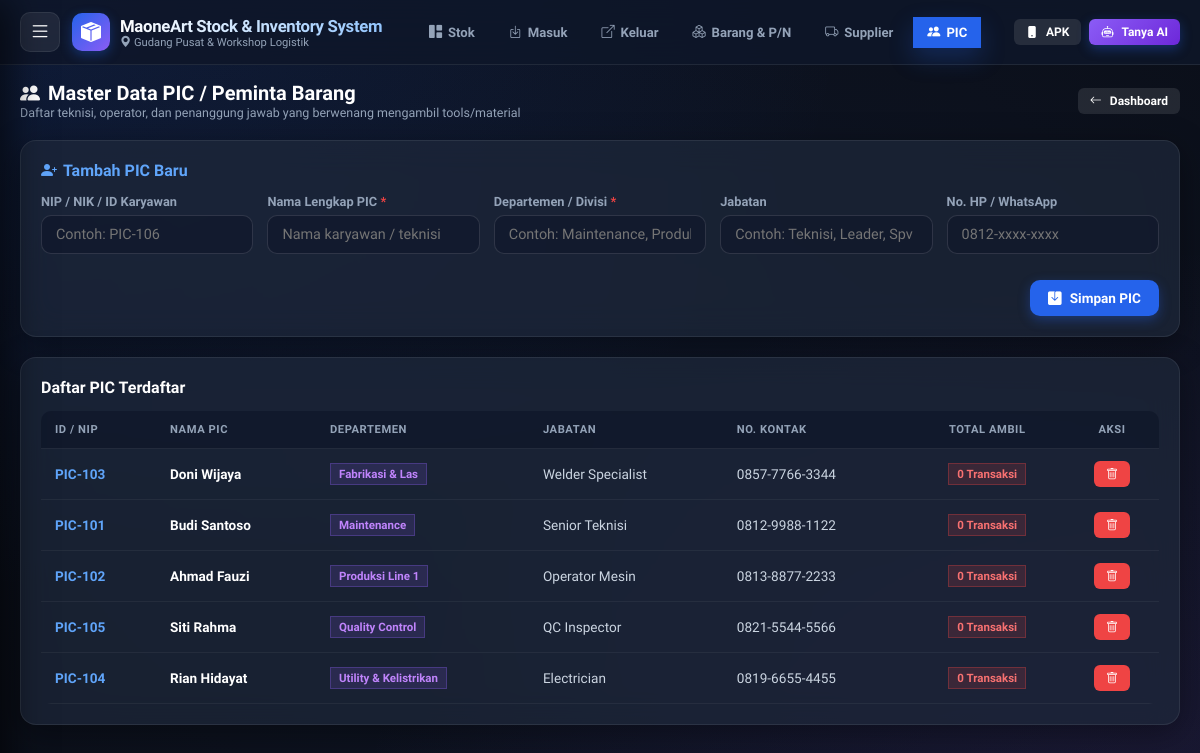
The page /pic.php on the database its author committed.
### tables this page shows
CREATE TABLE IF NOT EXISTS app_settings (
    key_name VARCHAR(100) PRIMARY KEY,
    key_value TEXT,
    updated_at TIMESTAMP DEFAULT CURRENT_TIMESTAMP ON UPDATE CURRENT_TIMESTAMP
);

CREATE TABLE IF NOT EXISTS pic (
    id INT AUTO_INCREMENT PRIMARY KEY,
    nip_nik VARCHAR(50),
    nama_pic VARCHAR(100) NOT NULL,
    departemen VARCHAR(100) NOT NULL,
    jabatan VARCHAR(100),
    no_hp VARCHAR(50),
    created_at TIMESTAMP DEFAULT CURRENT_TIMESTAMP
);

### config/database.php (called while the page is built, shortened)
<?php
$host     = '127.0.0.1';
$port     = '3306';
$dbname   = 'db_inventaris';
$username = 'root';
$password = '';
try {
    $pdo = new PDO("mysql:host=$host;port=$port;dbname=$dbname;charset=utf8mb4", $username, $password, [
        PDO::ATTR_ERRMODE => PDO::ERRMODE_EXCEPTION,
        PDO::ATTR_DEFAULT_FETCH_MODE => PDO::FETCH_ASSOC,
        PDO::ATTR_EMULATE_PREPARES => false,
    ]);
} catch (PDOException $e) {
    try {
        $pdo = new PDO("mysql:host=localhost;dbname=$dbname;charset=utf8mb4", $username, $password, [
            PDO::ATTR_ERRMODE => PDO::ERRMODE_EXCEPTION,
            PDO::ATTR_DEFAULT_FETCH_MODE => PDO::FETCH_ASSOC,
            PDO::ATTR_EMULATE_PREPARES => false,
        ]);
    } catch (PDOException $e2) {
        $db_error = $e->getMessage() . " (127.0.0.1) | " . $e2->getMessage() . " (localhost)";
    }
}
function getSetting($key, $default = '') {
    global $pdo;
    try {
        $stmt = $pdo->prepare("SELECT key_value FROM app_settings WHERE key_name = ? LIMIT 1");
        $stmt->execute([$key]);
        $val = $stmt->fetchColumn();
        return $val !== false ? $val : $default;
    } catch (Exception $e) {
        return $default;
    }
}

### pic.php (the view, shortened to what this page needs)
<?php
require_once __DIR__ . '/config/database.php';
require_once __DIR__ . '/includes/header.php';
$pics = $pdo->query("
    SELECT p.*, COUNT(tk.id) as total_pengambilan
    FROM pic p
    LEFT JOIN transaksi_keluar tk ON p.id = tk.id_pic
    GROUP BY p.id
    ORDER BY p.departemen ASC, p.nama_pic ASC
")->fetchAll();
?>
<div style="display: flex; justify-content: space-between; align-items: center; margin-bottom: 20px;">
  <div>
    <h2 style="font-size: 1.25rem; font-weight: 800; color: #ffffff; display: flex; align-items: center; gap: 8px;">
      <i class="bi bi-people-fill text-primary"></i> Master Data PIC / Peminta Barang
    </h2>
    <p style="font-size: 0.78rem; color: var(--text-muted);">Daftar teknisi, operator, dan penanggung jawab yang berwenang mengambil tools/material</p>
  </div>
  <a href="index.php" class="btn btn-secondary btn-sm"><i class="bi bi-arrow-left"></i> Dashboard</a>
</div>
<div class="glass-card">
  <h3 style="font-size: 1rem; font-weight: 700; color: #60a5fa; margin-bottom: 14px; display: flex; align-items: center; gap: 6px;">
    <i class="bi bi-person-plus-fill"></i> Tambah PIC Baru
  </h3>
  <form action="pic.php" method="POST">
    <div style="display: grid; grid-template-columns: repeat(auto-fit, minmax(200px, 1fr)); gap: 14px;">
      <div class="form-group">
        <label class="form-label">NIP / NIK / ID Karyawan</label>
        <input type="text" name="nip_nik" class="form-control" placeholder="Contoh: PIC-106">
      </div>
      <div class="form-group">
        <label class="form-label">Nama Lengkap PIC <span style="color: #ef4444;">*</span></label>
        <input type="text" name="nama_pic" class="form-control" placeholder="Nama karyawan / teknisi" required>
      </div>
      <div class="form-group">
        <label class="form-label">Departemen / Divisi <span style="color: #ef4444;">*</span></label>
        <input type="text" name="departemen" class="form-control" placeholder="Contoh: Maintenance, Produksi, QA" required>
      </div>
      <div class="form-group">
        <label class="form-label">Jabatan</label>
        <input type="text" name="jabatan" class="form-control" placeholder="Contoh: Teknisi, Leader, Spv">
      </div>
      <div class="form-group">
        <label class="form-label">No. HP / WhatsApp</label>
        <input type="text" name="no_hp" class="form-control" placeholder="0812-xxxx-xxxx">
      </div>
    </div>
    <div style="display: flex; justify-content: flex-end; margin-top: 10px;">
      <button type="submit" class="btn btn-primary">
        <i class="bi bi-save-fill"></i> Simpan PIC
      </button>
    </div>
  </form>
</div>
<div class="glass-card">
  <h3 style="font-size: 1rem; font-weight: 700; color: #ffffff; margin-bottom: 14px;">Daftar PIC Terdaftar</h3>
  <div class="table-responsive">
    <table class="modern-table">
      <thead>
        <tr>
          <th>ID / NIP</th>
          <th>Nama PIC</th>
          <th>Departemen</th>
          <th>Jabatan</th>
          <th>No. Kontak</th>
          <th style="text-align: center;">Total Ambil</th>
          <th style="text-align: center;">Aksi</th>
        </tr>
      </thead>
      <tbody>
        <?php foreach ($pics as $p): ?>
          <tr>
            <td><strong style="color: #60a5fa;"><?= htmlspecialchars($p['nip_nik'] ?: '-') ?></strong></td>
            <td><strong style="color: #ffffff;"><?= htmlspecialchars($p['nama_pic']) ?></strong></td>
            <td><span class="badge badge-purple"><?= htmlspecialchars($p['departemen']) ?></span></td>
            <td><?= htmlspecialchars($p['jabatan'] ?: '-') ?></td>
            <td><?= htmlspecialchars($p['no_hp'] ?: '-') ?></td>
            <td style="text-align: center;"><span class="badge badge-danger"><?= $p['total_pengambilan'] ?> Transaksi</span></td>
            <td style="text-align: center;">
              <button type="button" class="btn btn-danger btn-sm" onclick="confirmDelete('pic.php?action=hapus&id=<?= $p['id'] ?>', '<?= htmlspecialchars($p['nama_pic']) ?>')">
                <i class="bi bi-trash"></i>
              </button>
            </td>
          </tr>
        <?php endforeach; ?>
      </tbody>
    </table>
  </div>
</div>
<?php require_once __DIR__ . '/includes/footer.php'; ?>

### includes/header.php (shortened to what this page needs)
<?php
require_once __DIR__ . '/../config/database.php';
$appName = getSetting('nama_aplikasi', 'MaoneArt Stock & Inventory');
$namaGudang = getSetting('nama_gudang', 'Gudang Pusat');
$currPage = basename($_SERVER['PHP_SELF'], '.php');
?>
<!DOCTYPE html>
<html lang="id">
<head>
  <link rel="stylesheet" href="https://cdn.jsdelivr.net/npm/bootstrap-icons@1.11.3/font/bootstrap-icons.min.css">
  <link rel="stylesheet" href="assets/css/style.css">
</head>
<body>
<header class="top-navbar">
  <div class="top-nav-inner">
    <div style="display: flex; align-items: center; gap: 12px;">
      <button type="button" id="btnOpenSidebar" class="btn-hamburger" title="Buka Menu Navigasi">
        <i class="bi bi-list"></i>
      </button>
      <a href="index.php" class="brand-badge">
        <div class="brand-icon">
          <i class="bi bi-box-seam-fill"></i>
        </div>
        <div class="brand-text">
          <h1><?= htmlspecialchars($appName) ?></h1>
          <p><i class="bi bi-geo-alt-fill text-primary"></i> <?= htmlspecialchars($namaGudang) ?></p>
        </div>
      </a>
    </div>
    <nav class="desktop-menu">
      <a href="index.php" class="nav-pill <?= in_array($currPage, ['index', '']) ? 'active' : '' ?>">
        <i class="bi bi-grid-1x2-fill"></i> Stok
      </a>
      <a href="masuk.php" class="nav-pill <?= $currPage === 'masuk' ? 'active' : '' ?>">
        <i class="bi bi-box-arrow-in-down text-success"></i> Masuk
      </a>
      <a href="keluar.php" class="nav-pill <?= $currPage === 'keluar' ? 'active' : '' ?>">
        <i class="bi bi-box-arrow-up-right text-danger"></i> Keluar
      </a>
      <a href="barang.php" class="nav-pill <?= $currPage === 'barang' ? 'active' : '' ?>">
        <i class="bi bi-boxes text-info"></i> Barang & P/N
      </a>
      <a href="supplier.php" class="nav-pill <?= $currPage === 'supplier' ? 'active' : '' ?>">
        <i class="bi bi-truck text-warning"></i> Supplier
      </a>
      <a href="pic.php" class="nav-pill <?= $currPage === 'pic' ? 'active' : '' ?>">
        <i class="bi bi-people-fill text-purple"></i> PIC
      </a>
    </nav>
    <div style="display: flex; align-items: center; gap: 8px;">
      <a href="app.php" class="btn btn-secondary btn-sm" title="Mode APK Petugas">
        <i class="bi bi-phone-fill text-info"></i> <span style="display: inline-block;">APK</span>
      </a>
      <a href="tanya_ai.php" class="btn btn-primary btn-sm" style="background: linear-gradient(135deg, #8b5cf6, #6d28d9);">
        <i class="bi bi-robot"></i> <span>Tanya AI</span>
      </a>
    </div>
  </div>
</header>
<main class="main-wrapper">

### rows shown on the page
app_settings: key_value "MaoneArt Stock & Inventory System"
app_settings: key_value "Gudang Pusat & Workshop Logistik"
pic: nip_nik "PIC-103", nama_pic "Doni Wijaya", departemen "Fabrikasi & Las", jabatan "Welder Specialist", no_hp "0857-7766-3344", total_pengambilan "0"
pic: nip_nik "PIC-101", nama_pic "Budi Santoso", departemen "Maintenance", jabatan "Senior Teknisi", no_hp "0812-9988-1122", total_pengambilan "0"
pic: nip_nik "PIC-102", nama_pic "Ahmad Fauzi", departemen "Produksi Line 1", jabatan "Operator Mesin", no_hp "0813-8877-2233", total_pengambilan "0"
pic: nip_nik "PIC-105", nama_pic "Siti Rahma", departemen "Quality Control", jabatan "QC Inspector", no_hp "0821-5544-5566", total_pengambilan "0"
pic: nip_nik "PIC-104", nama_pic "Rian Hidayat", departemen "Utility & Kelistrikan", jabatan "Electrician", no_hp "0819-6655-4455", total_pengambilan "0"
